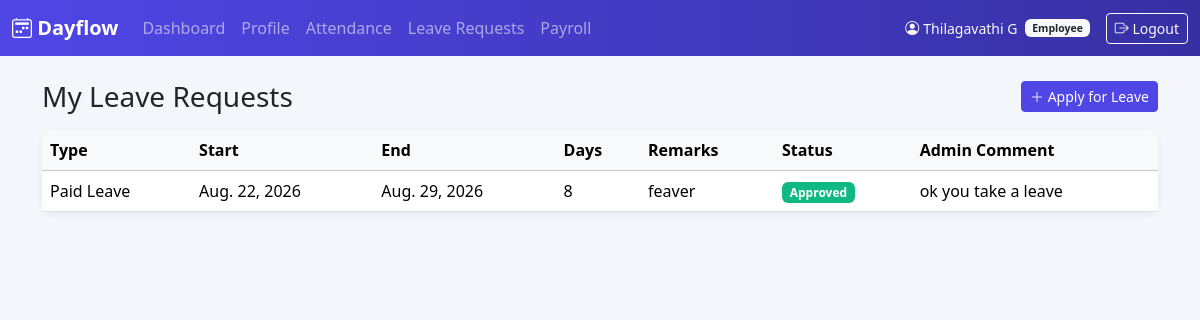
The app's page /leaves/mine/ (signed in) with its own data.
### accounts/models.py (models this page shows, shortened)
class User(AbstractUser):
    class Role(models.TextChoices):
        ADMIN = 'ADMIN', 'Admin / HR Officer'
        EMPLOYEE = 'EMPLOYEE', 'Employee'
    employee_id = models.CharField(max_length=20, unique=True)
    email = models.EmailField(unique=True)
    role = models.CharField(max_length=10, choices=Role.choices, default=Role.EMPLOYEE)
    is_email_verified = models.BooleanField(default=False)
    USERNAME_FIELD = 'username'
    REQUIRED_FIELDS = ['email', 'employee_id']
    @property
    def is_admin_role(self):
        return self.role == self.Role.ADMIN

### leaves/models.py (models this page shows, shortened)
class LeaveRequest(models.Model):
    class LeaveType(models.TextChoices):
        PAID = 'PAID', 'Paid Leave'
        SICK = 'SICK', 'Sick Leave'
        UNPAID = 'UNPAID', 'Unpaid Leave'
    class Status(models.TextChoices):
        PENDING = 'PENDING', 'Pending'
        APPROVED = 'APPROVED', 'Approved'
        REJECTED = 'REJECTED', 'Rejected'
    employee = models.ForeignKey(settings.AUTH_USER_MODEL, on_delete=models.CASCADE, related_name='leave_requests')
    leave_type = models.CharField(max_length=10, choices=LeaveType.choices)
    start_date = models.DateField()
    end_date = models.DateField()
    remarks = models.TextField(blank=True)
    status = models.CharField(max_length=10, choices=Status.choices, default=Status.PENDING)
    admin_comment = models.TextField(blank=True)
    reviewed_by = models.ForeignKey(
        settings.AUTH_USER_MODEL, on_delete=models.SET_NULL, null=True, blank=True,
        related_name='reviewed_leave_requests',
    )
    reviewed_at = models.DateTimeField(null=True, blank=True)
    applied_on = models.DateTimeField(auto_now_add=True)
    updated_at = models.DateTimeField(auto_now=True)
    class Meta:
        ordering = ['-applied_on']
    @property
    def total_days(self):
        return (self.end_date - self.start_date).days + 1

### leaves/views.py (the view)
# urls.py: path('mine/', views.my_leaves, name='my_leaves'),
@login_required
def my_leaves(request):
    leaves = LeaveRequest.objects.filter(employee=request.user)
    return render(request, 'leaves/my_leaves.html', {'leaves': leaves})

### templates/leaves/my_leaves.html (shortened to what this page needs)
{% extends "base.html" %}
{% block content %}
<div class="d-flex justify-content-between align-items-center mb-3">
    <h3 class="mb-0">My Leave Requests</h3>
    <a href="{% url 'leaves:apply_leave' %}" class="btn btn-primary btn-sm"><i class="bi bi-plus-lg"></i> Apply for Leave</a>
</div>
<div class="card">
    <div class="table-responsive">
        <table class="table table-hover align-middle mb-0">
            <thead class="table-light">
                <tr><th>Type</th><th>Start</th><th>End</th><th>Days</th><th>Remarks</th><th>Status</th><th>Admin Comment</th></tr>
            </thead>
            <tbody>
                {% for leave in leaves %}
                <tr>
                    <td>{{ leave.get_leave_type_display }}</td>
                    <td>{{ leave.start_date }}</td>
                    <td>{{ leave.end_date }}</td>
                    <td>{{ leave.total_days }}</td>
                    <td>{{ leave.remarks|default:"—"|truncatechars:40 }}</td>
                    <td><span class="badge status-badge-{{ leave.status }}">{{ leave.get_status_display }}</span></td>
                    <td>{{ leave.admin_comment|default:"—" }}</td>
                </tr>
                {% empty %}
                <tr><td colspan="7" class="text-center text-muted py-4">You haven't applied for any leave yet.</td></tr>
                {% endfor %}
            </tbody>
        </table>
    </div>
</div>
{% endblock %}

### templates/base.html (shortened to what this page needs)
{% load static %}
<!DOCTYPE html>
<html lang="en">
<head>
    <link href="https://cdn.jsdelivr.net/npm/bootstrap@5.3.3/dist/css/bootstrap.min.css" rel="stylesheet">
    <link rel="stylesheet" href="https://cdn.jsdelivr.net/npm/bootstrap-icons@1.11.3/font/bootstrap-icons.css">
    <link rel="stylesheet" href="{% static 'css/dayflow.css' %}">
</head>
<body>
{% if user.is_authenticated %}
<nav class="navbar navbar-expand-lg navbar-dark dayflow-navbar">
    <div class="container-fluid">
        <a class="navbar-brand fw-bold" href="{% url 'dashboard:redirect' %}">
            <i class="bi bi-calendar2-week"></i> Dayflow
        </a>
        <div class="collapse navbar-collapse" id="navMenu">
            <ul class="navbar-nav me-auto mb-2 mb-lg-0">
                {% if user.is_admin_role %}
                <li class="nav-item"><a class="nav-link" href="{% url 'dashboard:admin_dashboard' %}">Dashboard</a></li>
                <li class="nav-item"><a class="nav-link" href="{% url 'employees:employee_list' %}">Employees</a></li>
                <li class="nav-item"><a class="nav-link" href="{% url 'attendance:all_attendance' %}">Attendance</a></li>
                <li class="nav-item"><a class="nav-link" href="{% url 'leaves:all_leaves' %}">Leave Approvals</a></li>
                <li class="nav-item"><a class="nav-link" href="{% url 'payroll:payroll_overview' %}">Payroll</a></li>
                {% else %}
                <li class="nav-item"><a class="nav-link" href="{% url 'dashboard:employee_dashboard' %}">Dashboard</a></li>
                <li class="nav-item"><a class="nav-link" href="{% url 'employees:my_profile' %}">Profile</a></li>
                <li class="nav-item"><a class="nav-link" href="{% url 'attendance:my_attendance' %}">Attendance</a></li>
                <li class="nav-item"><a class="nav-link" href="{% url 'leaves:my_leaves' %}">Leave Requests</a></li>
                <li class="nav-item"><a class="nav-link" href="{% url 'payroll:my_payroll' %}">Payroll</a></li>
                {% endif %}
            </ul>
            <ul class="navbar-nav">
                <li class="nav-item d-flex align-items-center text-light small me-3">
                    <i class="bi bi-person-circle me-1"></i> {{ user.get_full_name|default:user.username }}
                    <span class="badge bg-light text-dark ms-2">{{ user.get_role_display }}</span>
                </li>
                <li class="nav-item">
                    <form method="post" action="{% url 'accounts:logout' %}" class="d-inline">
                        <button type="submit" class="btn btn-outline-light btn-sm">
                            <i class="bi bi-box-arrow-right"></i> Logout
                        </button>
                    </form>
                </li>
            </ul>
        </div>
    </div>
</nav>
{% endif %}
<div class="container my-4">
    {% block content %}{% endblock %}
</div>
</body>
</html>

### static/css/dayflow.css (style rules this page uses)
:root { --dayflow-primary: #4f46e5; --dayflow-primary-dark: #3730a3; --dayflow-accent: #14b8a6; --dayflow-bg: #f5f6fb; }
body { background-color: var(--dayflow-bg); font-family: 'Segoe UI', system-ui, -apple-system, sans-serif; }
.dayflow-navbar { background: linear-gradient(90deg, var(--dayflow-primary), var(--dayflow-primary-dark)); }
.card { border: none; border-radius: 0.75rem; box-shadow: 0 2px 10px rgba(0, 0, 0, 0.06); }
.btn-primary { background-color: var(--dayflow-primary); border-color: var(--dayflow-primary); }
.status-badge-APPROVED { background-color: #10b981; }

### records on screen
User: get_full_name "Thilagavathi G", role "Employee"
LeaveRequest: leave_type "Paid Leave", start_date "Aug. 22, 2026", end_date "Aug. 29, 2026", total_days "8", remarks "feaver", status "Approved", admin_comment "ok you take a leave"
